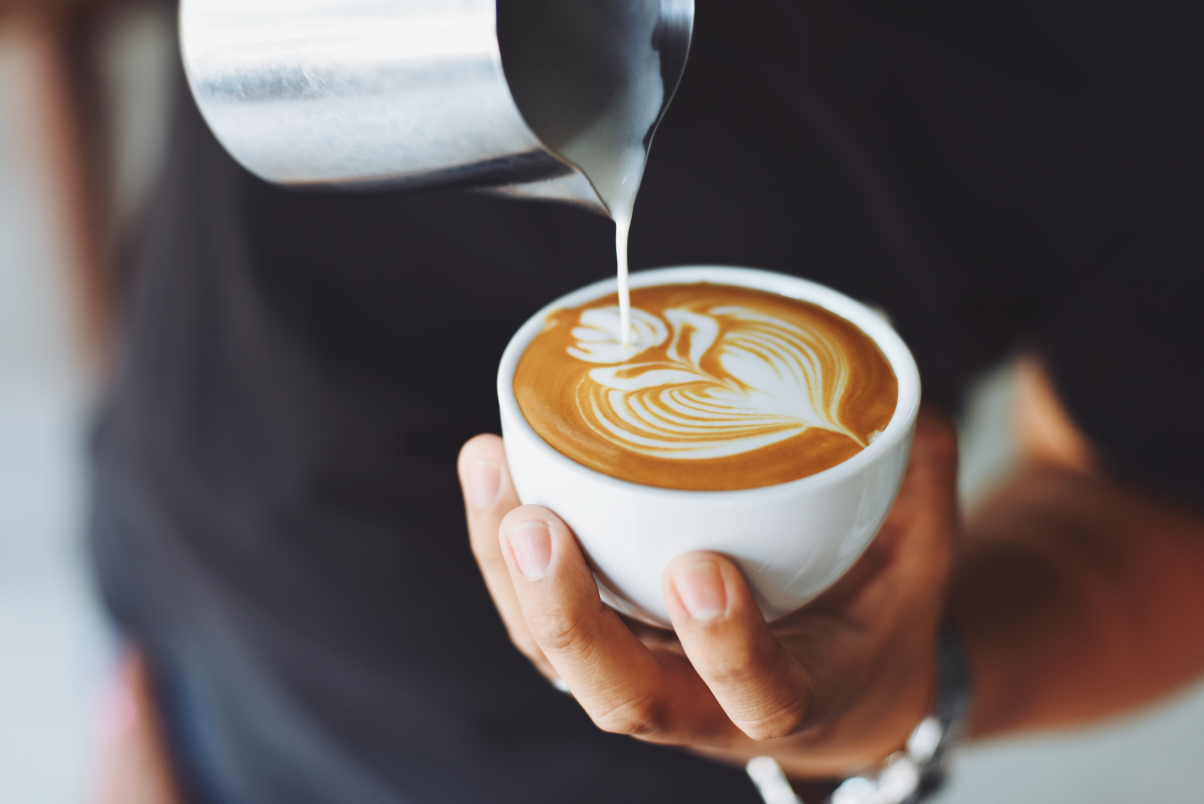
#> input picture picture/photo1.jpg, 6016 x 4016 px, given in place of the camera (shown at 1/5 size)
$ python motion_camera.py
#> lines starting #> are read from the running program, lines starting #| are printed output that depends on the picture
import numpy as np
import cv2

# initialize the HOG descriptor/person detector
hog = cv2.HOGDescriptor()
hog.setSVMDetector(cv2.HOGDescriptor_getDefaultPeopleDetector())

cv2.startWindowThread()

# open webcam video stream
cap = cv2.VideoCapture(1)

# the output will be written to output.avi
out = cv2.VideoWriter(
    'output.avi',
    cv2.VideoWriter_fourcc(*'MJPG'),
    15.,
    (854, 480))

while (True):
    # Capture frame-by-frame
    ret, frame = cap.read()
#> frame is the input picture: shape (4016, 6016, 3); mean B, G, R 91.2, 92.9, 102.8

    # resizing for faster detection
    frame = cv2.resize(frame, (854, 480))
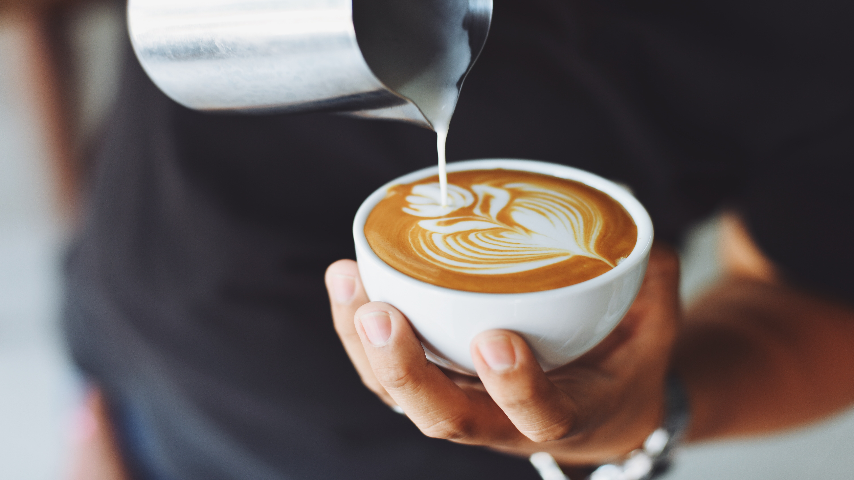
#> frame: shape (480, 854, 3); mean B, G, R 91.1, 92.8, 102.7
    # using a greyscale picture, also for faster detection
    gray = cv2.cvtColor(frame, cv2.COLOR_BGR2GRAY)
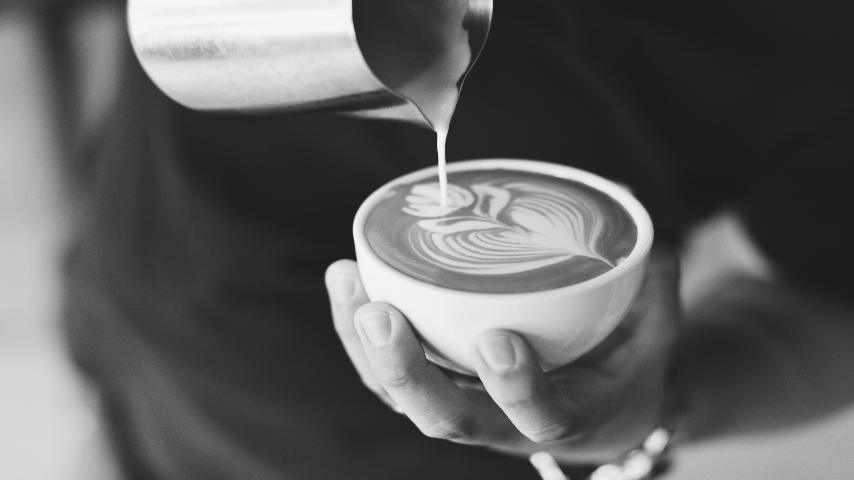
#> gray: shape (480, 854); min 26, max 246, mean 95.5

    # detect people in the image
    # returns the bounding boxes for the detected objects
    boxes, weights = hog.detectMultiScale(frame, winStride=(8, 8))
#> boxes = (); weights = ()

    boxes = np.array([[x, y, x + w, y + h] for (x, y, w, h) in boxes])
#> boxes = empty array

    for (xA, yA, xB, yB) in boxes:
        # display the detected boxes in the colour picture
        cv2.rectangle(frame, (xA, yA), (xB, yB),
                      (0, 255, 0), 2)
        cv2.putText(frame,"I see you~~",(xA, yA), cv2.FONT_HERSHEY_SIMPLEX, 1, (0, 255, 255))
#> this loop made 0 passes

    # Write the output video
    out.write(frame.astype('uint8'))
    # Display the resulting frame
    cv2.imshow('frame', frame)
    if cv2.waitKey(1) & 0xFF == ord('q'):
#> (key q is pressed here)
        break

# When everything done, release the capture
cap.release()
# and release the output
out.release()
# finally, close the window
cv2.destroyAllWindows()
#cv2.waitKey(1)

$ run again, on picture/photo3.jpg
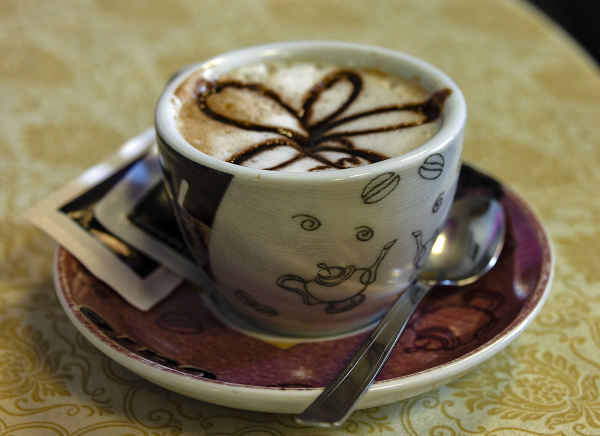
#> input picture picture/photo3.jpg, 1200 x 872 px, given in place of the camera (shown at 1/2 size)
#> frame is the input picture: shape (872, 1200, 3); mean B, G, R 84.2, 112.4, 122.6
#> `frame = cv2.resize(frame, (854, 480))`:
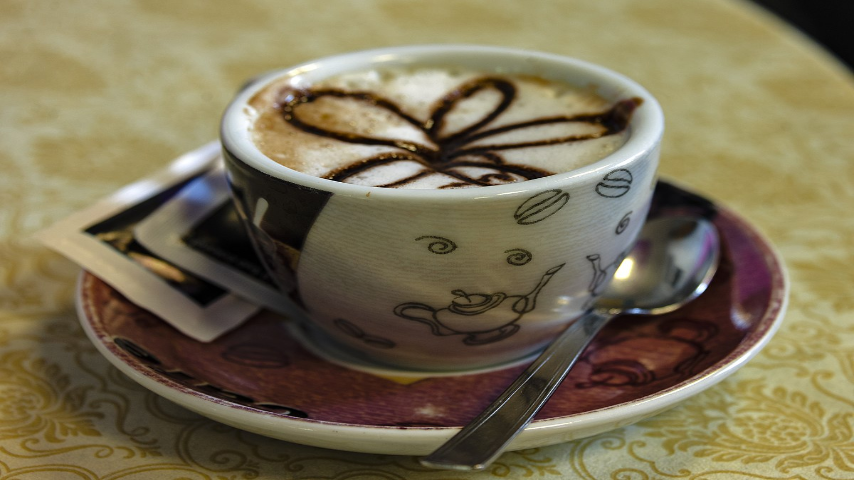
#> frame: shape (480, 854, 3); mean B, G, R 84.1, 112.3, 122.5
#> `gray = cv2.cvtColor(frame, cv2.COLOR_BGR2GRAY)`:
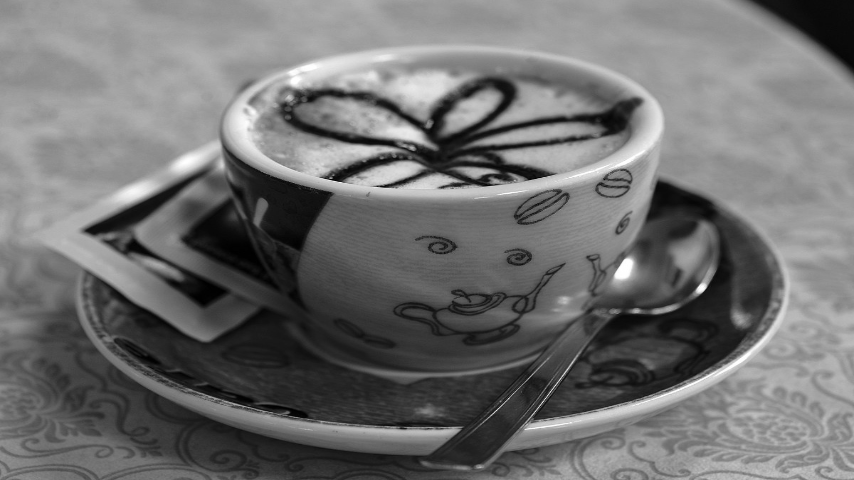
#> gray: shape (480, 854); min 0, max 255, mean 112.1
#> `boxes, weights = hog.detectMultiScale(frame, winStride=(8, 8))`: boxes = ()
#> `boxes = np.array([[x, y, x + w, y + h] for (x, y, w, h) in boxes])`: boxes = empty array
